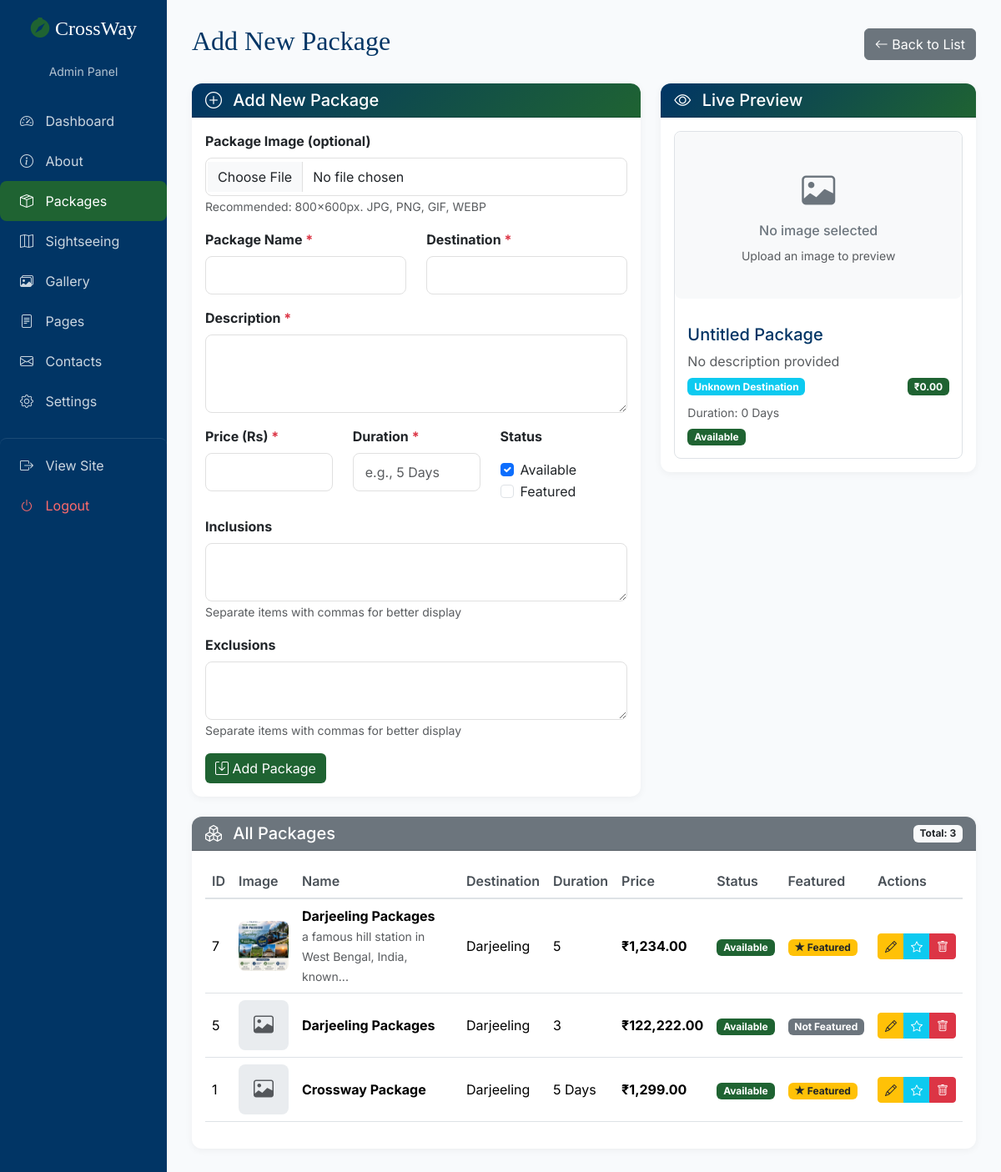
The page /admin/package_edit.php (signed in) on the database its author committed.
### tables this page shows
CREATE TABLE `packages` (
  `id` int(11) NOT NULL,
  `name` varchar(255) NOT NULL,
  `description` text NOT NULL,
  `price` decimal(10,2) NOT NULL,
  `duration` varchar(50) NOT NULL,
  `destination` varchar(255) NOT NULL,
  `image_path` varchar(255) DEFAULT NULL,
  `inclusions` text DEFAULT NULL,
  `exclusions` text DEFAULT NULL,
  `availability` tinyint(1) DEFAULT 1,
  `featured` tinyint(1) DEFAULT 0,
  `created_at` timestamp NOT NULL DEFAULT current_timestamp(),
  `updated_at` timestamp NOT NULL DEFAULT current_timestamp() ON UPDATE current_timestamp()
);

### admin/package_edit.php (the view, shortened to what this page needs)
<?php
require_once '../config/database.php';
$package = null;
$is_edit = false;
$all_packages = $pdo->query("SELECT * FROM packages ORDER BY created_at DESC")->fetchAll();
include 'header.php';
?>
<div class="d-flex justify-content-between align-items-center mb-4">
    <h2 class="brand-font" style="color: var(--primary-blue);">
        <?php echo $is_edit ? 'Edit Package' : 'Add New Package'; ?>
    </h2>
    <div class="d-flex gap-2 flex-wrap">
        <a href="package_edit.php" class="btn btn-secondary">
            <i class="bi bi-arrow-left"></i> Back to List
        </a>
    </div>
</div>
<div class="row">
    <div class="col-lg-7">
        <div class="card">
            <div class="card-header" style="background: linear-gradient(135deg, var(--primary-blue), var(--primary-green)); color: white;">
                <h5 class="mb-0"><i class="bi <?php echo $is_edit ? 'bi-pencil-square' : 'bi-plus-circle'; ?> me-2"></i> <?php echo $is_edit ? 'Edit Package Details' : 'Add New Package'; ?></h5>
            </div>
            <div class="card-body">
                <form method="POST" enctype="multipart/form-data" id="packageForm">
                    <div class="mb-3">
                        <label class="form-label fw-bold">Package Image <?php echo $is_edit ? '(optional - leave empty to keep current)' : '(optional)'; ?></label>
                        <input type="file" name="image" class="form-control" accept="image/*" id="imageInput">
                        <small class="text-muted">Recommended: 800x600px. JPG, PNG, GIF, WEBP</small>
                    </div>
                    <div class="row">
                        <div class="col-md-6 mb-3">
                            <label class="form-label fw-bold">Package Name <span class="text-danger">*</span></label>
                            <input type="text" name="name" class="form-control" value="<?php echo htmlspecialchars($package['name'] ?? ''); ?>" id="nameInput" required>
                        </div>
                        <div class="col-md-6 mb-3">
                            <label class="form-label fw-bold">Destination <span class="text-danger">*</span></label>
                            <input type="text" name="destination" class="form-control" value="<?php echo htmlspecialchars($package['destination'] ?? ''); ?>" id="destinationInput" required>
                        </div>
                    </div>
                    <div class="mb-3">
                        <label class="form-label fw-bold">Description <span class="text-danger">*</span></label>
                        <textarea name="description" class="form-control" rows="3" id="descriptionInput" required><?php echo htmlspecialchars($package['description'] ?? ''); ?></textarea>
                    </div>
                    <div class="row">
                        <div class="col-md-4 mb-3">
                            <label class="form-label fw-bold">Price (Rs) <span class="text-danger">*</span></label>
                            <input type="number" step="0.01" name="price" class="form-control" value="<?php echo $package['price'] ?? ''; ?>" id="priceInput" required>
                        </div>
                        <div class="col-md-4 mb-3">
                            <label class="form-label fw-bold">Duration <span class="text-danger">*</span></label>
                            <input type="text" name="duration" class="form-control" value="<?php echo $package['duration'] ?? ''; ?>" placeholder="e.g., 5 Days" id="durationInput" required>
                        </div>
                        <div class="col-md-4 mb-3">
                            <label class="form-label fw-bold">Status</label>
                            <div class="form-check mt-2">
                                <input type="checkbox" name="availability" class="form-check-input" id="availabilityInput" <?php echo ($package['availability'] ?? 1) ? 'checked' : ''; ?>>
                                <label class="form-check-label">Available</label>
                            </div>
                            <div class="form-check">
                                <input type="checkbox" name="featured" class="form-check-input" id="featuredInput" <?php echo ($package['featured'] ?? 0) ? 'checked' : ''; ?>>
                                <label class="form-check-label">Featured</label>
                            </div>
                        </div>
                    </div>
                    <div class="mb-3">
                        <label class="form-label fw-bold">Inclusions</label>
                        <textarea name="inclusions" class="form-control" rows="2" id="inclusionsInput"><?php echo htmlspecialchars($package['inclusions'] ?? ''); ?></textarea>
                        <small class="text-muted">Separate items with commas for better display</small>
                    </div>
                    <div class="mb-3">
                        <label class="form-label fw-bold">Exclusions</label>
                        <textarea name="exclusions" class="form-control" rows="2" id="exclusionsInput"><?php echo htmlspecialchars($package['exclusions'] ?? ''); ?></textarea>
                        <small class="text-muted">Separate items with commas for better display</small>
                    </div>
                    <div class="d-flex gap-2 flex-wrap">
                        <button type="submit" class="btn btn-primary-green">
                            <i class="bi bi-save"></i> <?php echo $is_edit ? 'Update Package' : 'Add Package'; ?>
                        </button>
                    </div>
                </form>
            </div>
        </div>
    </div>
    <div class="col-lg-5">
        <div class="card">
            <div class="card-header" style="background: linear-gradient(135deg, var(--primary-blue), var(--primary-green)); color: white;">
                <h5 class="mb-0"><i class="bi bi-eye me-2"></i> Live Preview</h5>
            </div>
            <div class="card-body">
                <div id="previewContainer">
                </div>
            </div>
        </div>
    </div>
</div>
<div class="row mt-4">
    <div class="col-12">
        <div class="card">
            <div class="card-header" style="background: #6c757d; color: white; display: flex; justify-content: space-between; align-items: center;">
                <h5 class="mb-0"><i class="bi bi-boxes me-2"></i> All Packages</h5>
                <span class="badge bg-light text-dark">Total: <?php echo count($all_packages); ?></span>
            </div>
            <div class="card-body">
                <?php if(empty($all_packages)): ?>
                <div class="text-center py-4">
                    <i class="bi bi-box fs-1 text-muted d-block mb-3"></i>
                    <p class="text-muted">No packages found. Add your first package above!</p>
                </div>
                <?php else: ?>
                <div class="table-responsive">
                    <table class="table table-hover">
                        <thead>
                            <tr>
                                <th>ID</th>
                                <th>Image</th>
                                <th>Name</th>
                                <th>Destination</th>
                                <th>Duration</th>
                                <th>Price</th>
                                <th>Status</th>
                                <th>Featured</th>
                                <th>Actions</th>
                            </tr>
                        </thead>
                        <tbody>
                            <?php foreach($all_packages as $pkg): ?>
                            <tr <?php echo ($is_edit && $package && $pkg['id'] == $package['id']) ? 'class="table-primary"' : ''; ?>>
                                <td><?php echo $pkg['id']; ?></td>
                                <td>
                                    <?php if(!empty($pkg['image_path'])): ?>
                                    <img src="../<?php echo $pkg['image_path']; ?>?t=<?php echo time(); ?>" alt="<?php echo htmlspecialchars($pkg['name']); ?>" style="width: 60px; height: 60px; object-fit: cover; border-radius: 8px;">
                                    <?php else: ?>
                                    <div style="width: 60px; height: 60px; background: #e9ecef; border-radius: 8px; display: flex; align-items: center; justify-content: center;">
                                        <i class="bi bi-image text-muted fs-4"></i>
                                    </div>
                                    <?php endif; ?>
                                </td>
                                <td>
                                    <strong><?php echo htmlspecialchars($pkg['name']); ?></strong>
                                    <?php if(strlen($pkg['description']) > 50): ?>
                                    <br><small class="text-muted"><?php echo substr($pkg['description'], 0, 50) . '...'; ?></small>
                                    <?php endif; ?>
                                </td>
                                <td><?php echo htmlspecialchars($pkg['destination']); ?></td>
                                <td><?php echo $pkg['duration']; ?></td>
                                <td><strong>₹<?php echo number_format($pkg['price'], 2); ?></strong></td>
                                <td>
                                    <span class="badge <?php echo $pkg['availability'] ? 'bg-success' : 'bg-danger'; ?>">
                                        <?php echo $pkg['availability'] ? 'Available' : 'Unavailable'; ?>
                                    </span>
                                </td>
                                <td>
                                    <?php if($pkg['featured']): ?>
                                    <span class="badge bg-warning text-dark">★ Featured</span>
                                    <?php else: ?>
                                    <span class="badge bg-secondary">Not Featured</span>
                                    <?php endif; ?>
                                </td>
                                <td>
                                    <div class="btn-group btn-group-sm">
                                        <a href="?id=<?php echo $pkg['id']; ?>" class="btn btn-warning" title="Edit">
                                            <i class="bi bi-pencil"></i>
                                        </a>
                                        <a href="?toggle_featured=<?php echo $pkg['id']; ?>" class="btn btn-info text-white" title="Toggle Featured">
                                            <i class="bi bi-star"></i>
                                        </a>
                                        <a href="?delete=<?php echo $pkg['id']; ?>" class="btn btn-danger" title="Delete" onclick="return confirm('Are you sure you want to delete this package?')">
                                            <i class="bi bi-trash"></i>
                                        </a>
                                    </div>
                                </td>
                            </tr>
                            <?php endforeach; ?>
                        </tbody>
                    </table>
                </div>
                <?php endif; ?>
            </div>
        </div>
    </div>
</div>
<template id="previewTemplate">
    <div class="package-preview">
        <div class="preview-image-wrapper mb-3" style="background: #f8f9fa; border-radius: 8px; overflow: hidden; min-height: 200px; display: flex; align-items: center; justify-content: center;">
            <div id="previewPlaceholder" style="padding: 40px 20px; color: #6c757d; text-align: center;">
                <i class="bi bi-image fs-1 d-block mb-2"></i>
                <h6>No image selected</h6>
                <small class="text-muted">Upload an image to preview</small>
            </div>
        </div>
        <div class="preview-details text-start">
            <h5 id="previewName" class="mb-2" style="color: var(--primary-blue);">Package Name</h5>
            <p id="previewDescription" class="text-muted mb-2">Description</p>
            <div class="d-flex justify-content-between align-items-center">
                <span id="previewDestination" class="badge bg-info">Destination</span>
                <span id="previewPrice" class="badge bg-success">Price</span>
            </div>
            <div class="mt-2">
                <small class="text-muted">Duration: <span id="previewDuration">0 Days</span></small>
            </div>
            <div class="mt-1">
                <span id="previewAvailability" class="badge">Status</span>
            </div>
        </div>
    </div>
</template>
<?php include 'footer.php'; ?>

### admin/header.php (style rules this page uses)
:root { --primary-green: #1f6332; --primary-blue: #013565; --green-light: #e6f0e8; --blue-light: #e3edf5; }
* { margin: 0; padding: 0; box-sizing: border-box; }
body { font-family: 'Inter', sans-serif; background: #f8fafc; color: #1e2b2f; }
.brand-font { font-family: 'Playfair Display', serif; }
.btn-primary-green { background: var(--primary-green); color: white; border: none; transition: 0.3s; }
.table th { font-weight: 600; color: #495057; border-bottom: 2px solid #dee2e6; }
.table td { vertical-align: middle; }
.card { border: none; border-radius: 12px; box-shadow: 0 2px 10px rgba(0,0,0,0.05); transition: 0.3s; }
.card-header { border-radius: 12px 12px 0 0 !important; font-weight: 600; }
.btn-warning { color: #1a1a2e; }
.form-control { border-radius: 8px; border-color: #e0e0e0; padding: 10px 14px; transition: 0.3s; }
.badge.bg-success { background: var(--primary-green) !important; }

### admin/package_edit.php (style rules this page uses)
.package-preview { border: 1px solid #dee2e6; border-radius: 8px; overflow: hidden; background: #fff; }
.preview-details { padding: 15px; }
.table td { vertical-align: middle; }
.btn-group .btn { padding: 0.25rem 0.5rem; }
.card .card-header { border-radius: 12px 12px 0 0 !important; }

### rows shown on the page
packages: id "7", image_path (picture), name "Darjeeling Packages", description "a famous hill station in West Bengal, India, known", destination "Darjeeling", duration "5", price "1,234.00", availability "Available", featured "★ Featured"
packages: id "5", name "Darjeeling Packages", destination "Darjeeling", duration "3", price "122,222.00", availability "Available", featured "Not Featured"
packages: id "1", name "Crossway Package", destination "Darjeeling", duration "5 Days", price "1,299.00", availability "Available", featured "★ Featured"

### other values the page prints
count($all_packages) "3"
